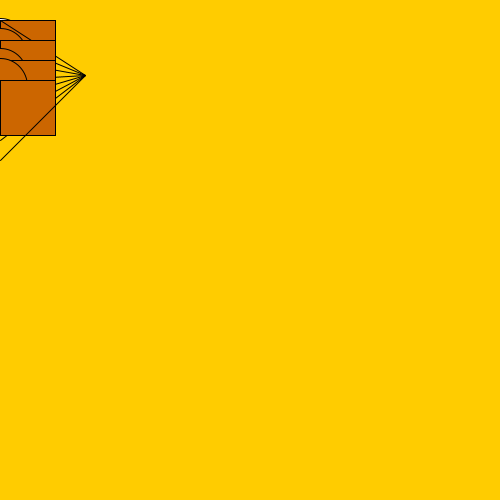
Frame 1 (no input)
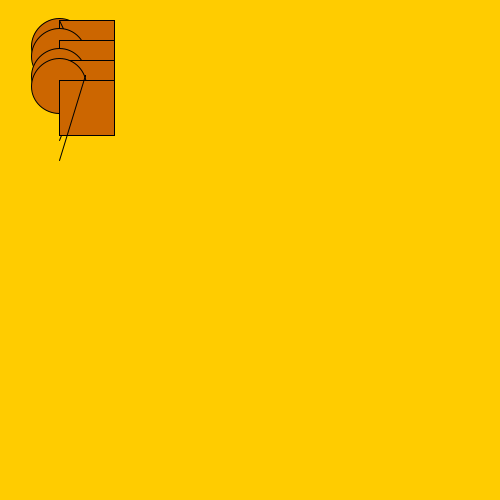
Frame 60 (the mouse pressed at the canvas centre just before this capture)
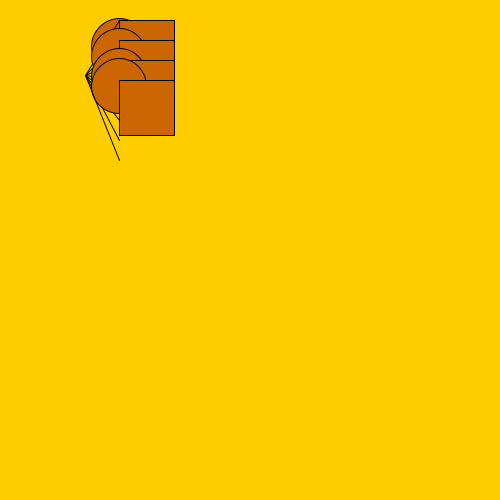
Frame 120 (the mouse held since frame 60 and released just before this capture)

The Processing sketch that drew these frames (run headless with seeded random() and noise(); from frame 60 on, the mouse is pressed at the canvas centre):

// Processing sketch: processing_134698
// ── processing_134698.pde

void setup(){
  size(500, 500);
}
 
int x=0;
 
 
void draw()
 
{
   
  background(255, 204, 0);
  line(x, 40, 85, 75);
  ellipse(x, 46, 55, 55);
  fill(204, 102, 0);
  rect(x, 20, 55, 55);
  fill(204, 102, 0);
  line(x, 20, 85, 75);
   
 
  //background(255, 204, 0);
  line(x, 60, 85, 75);
  ellipse(x, 56, 55, 55);
  fill(204, 102, 0);
  rect(x, 40, 55, 55);
  fill(204, 102, 0);
  line(x, 80, 85, 75);
   
  //background(255, 204, 0);
  line(x, 100, 85, 75);
  ellipse(x, 76, 55, 55);
  fill(204, 102, 0);
  rect(x, 60, 55, 55);
  fill(204, 102, 0);
  line(x, 120, 85, 75);

  //background(255, 204, 0);
  line(x, 140, 85, 75);
  ellipse(x, 86, 55, 55);
  fill(204, 102, 0);
  rect(x, 80, 55, 55);
  fill(204, 102, 0);
  line(x, 160, 85, 75);
 
    x=x+1;
   
  if(x>500)
{
    x=0;
}
}
